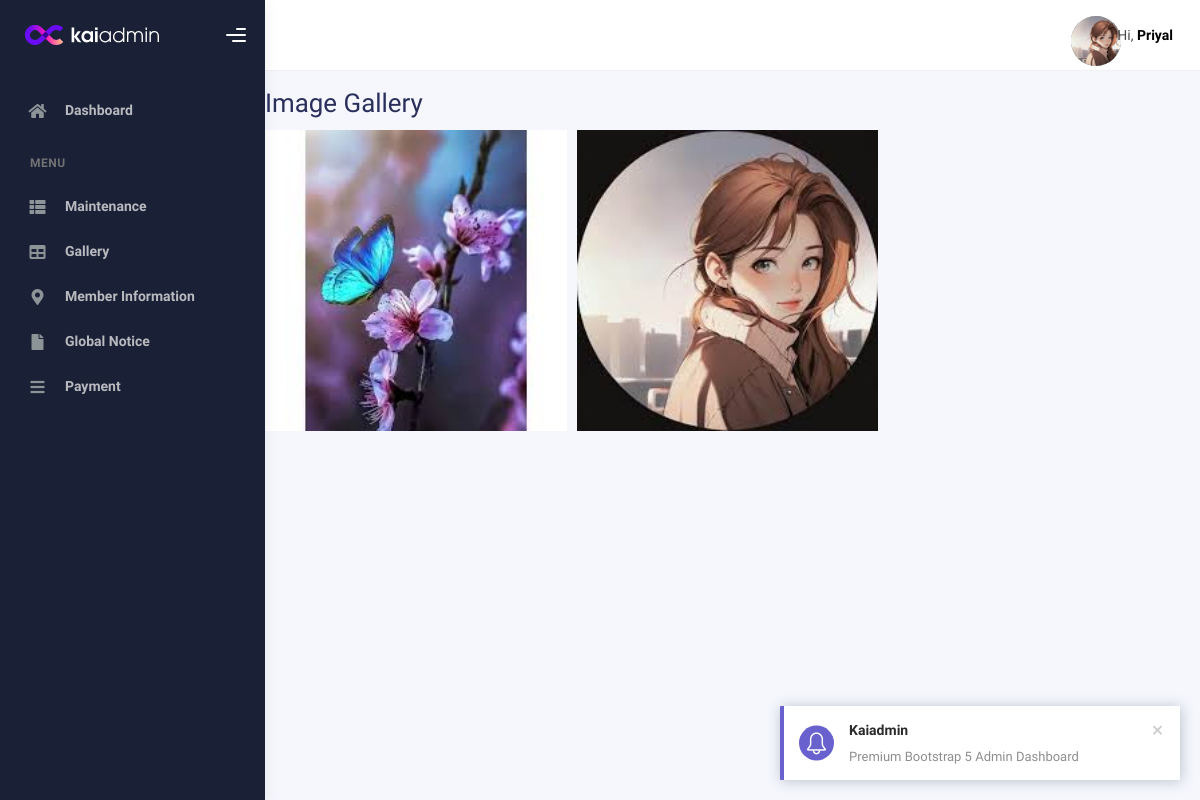
/gallery/ (signed in), run on the app's committed database.
### myapp/models.py (models this page shows, shortened)
class User(models.Model):
	usertype=models.CharField(max_length=100,choices=[
		('admin','admin'),
		('member','member')
		],default="member")
	bunglow_no=models.CharField(max_length=100)
	fname=models.CharField(max_length=100)
	lname=models.CharField(max_length=100)
	email=models.EmailField()
	mobile=models.PositiveIntegerField()
	address=models.TextField()
	password=models.CharField(max_length=100)
	profile_picture=models.ImageField(upload_to='profile_picture/',default="")
	due_amount = models.DecimalField(max_digits=10, decimal_places=2,default='0.00')
	status=models.CharField(max_length=100,default='approved')

class Image(models.Model):
	image=models.ImageField(upload_to='images/')
	uploaded_at=models.DateTimeField(auto_now_add=True)

### myapp/views.py (the view)
# urls.py: path('gallery/',views.gallery,name='gallery'),
def gallery(request):
	user=User.objects.get(email=request.session['email'])
	images=Image.objects.all()
	if user.usertype=='admin':
		return render(request,'admin-gallery.html',{'images':images})
	else:
		return render(request,'gallery.html',{'images':images})

### myapp/templates/gallery.html (shortened to what this page needs)
{% extends 'member-header.html' %}
{% block content %}
{% load static %}
<!DOCTYPE html>
<html lang="en">
<head>
</head>
<body>
    <br>
    <br>
    <br>
    <br>
    <h2>Image Gallery</h2>
    <div class="gallery">
        {% for image in images %}
            <img src="{{ image.image.url }}" alt="Image">
        {% endfor %}
    </div>
</body>
</html>
{% endblock %}

### myapp/templates/member-header.html (shortened to what this page needs)
{% load static %}
<!DOCTYPE html>
<html lang="en">
  <head>
    <link rel="stylesheet" href="{% static 'assets/css/bootstrap.min.css' %}" />
    <link rel="stylesheet" href="{% static 'assets/css/plugins.min.css' %}" />
    <link rel="stylesheet" href="{% static 'assets/css/kaiadmin.min.css' %}" />
    <link rel="stylesheet" href="{% static 'assets/css/demo.css' %}" />
  </head>
  <body>
    <div class="wrapper">
      <div class="sidebar" data-background-color="dark">
        <div class="sidebar-logo">
          <div class="logo-header" data-background-color="dark">
            <a href="/" class="logo">
              <img
                src="{% static 'assets/img/kaiadmin/logo_light.svg' %}"
                alt="navbar brand"
                class="navbar-brand"
                height="20"
              />
            </a>
            <div class="nav-toggle">
              <button class="btn btn-toggle toggle-sidebar">
                <i class="gg-menu-right"></i>
              </button>
            </div>
          </div>
        </div>
        <div class="sidebar-wrapper scrollbar scrollbar-inner">
          <div class="sidebar-content">
            <ul class="nav nav-secondary">
              <li class="nav-item">
                <a href="{% url 'admin-index' %}">
                  <i class="fas fa-home"></i>
                  <p>Dashboard</p>
                </a>
              </li>
              <li class="nav-section">
                <h4 class="text-section">Menu</h4>
              </li>
              <li class="nav-item">
                <a href="{% url 'admin-maintenance' %}">
                  <i class="fas fa-th-list"></i>
                  <p>Maintenance</p>
                </a>
              </li>
              <li class="nav-item">
                <a href="{% url 'gallery' %}">
                  <i class="fas fa-table"></i>
                  <p>Gallery</p>
                </a>
              </li>
              <li class="nav-item">
                <a href="{% url 'admin-member-information-view' %}">
                  <i class="fas fa-map-marker-alt"></i>
                  <p>Member Information</p>
                </a>
              </li>
              <li class="nav-item">
                <a href="{% url 'member-notices' %}">
                  <i class="fas fa-file"></i>
                  <p>Global Notice</p>
                </a>
              </li>
              <li class="nav-item">
                <a href="{% url 'create-order' %}">
                  <i class="fas fa-bars"></i>
                  <p>Payment</p>
                </a>
                    </li>
            </ul>
          </div>
        </div>
      </div>
      <div class="main-panel">
        <div class="main-header">
          <nav
            class="navbar navbar-header navbar-header-transparent navbar-expand-lg border-bottom"
          >
            <div class="container-fluid">
              <ul class="navbar-nav topbar-nav ms-md-auto align-items-center">
                <li class="nav-item topbar-icon dropdown hidden-caret">
                  <a
                    class="nav-link dropdown-toggle"
                    href="#"
                    id="notifDropdown"
                    role="button"
                    data-bs-toggle="dropdown"
                    aria-haspopup="true"
                    aria-expanded="false"
                  >
                  </a>
                </li>
                {% if request.session.email %}
                <li class="nav-item topbar-user dropdown hidden-caret">
                  <a
                    class="dropdown-toggle profile-pic"
                    data-bs-toggle="dropdown"
                    href="#"
                    aria-expanded="false"
                  >
                    <div class="avatar-sm">
                      <img
                        src="{{request.session.profile_picture}}" style="width: 50px; height: 50px; border-radius: 50%;"
                              alt="image profile"
                        alt="..."
                        class="avatar-img rounded-circle"
                      />
                    </div>
                    <span class="profile-username">
                      <span class="op-7">Hi,</span>
                      <span class="fw-bold">{{request.session.fname}}</span>
                    </span>
                  </a>
                {% endif %}
                </li>
              </ul>
            </div>
          </nav>
        </div>
        {% block content %}
        {% endblock %}
      </div>
    </div>
  </body>
</html>

### myapp/templates/gallery.html (style rules this page uses)
.gallery { display: flex; flex-wrap: wrap; gap: 10px; }
.gallery img { width: calc(33.33% - 10px); height: auto; }

### data on the page
User: session.fname "Priyal"
Image: image (picture)
Image: image (picture)
